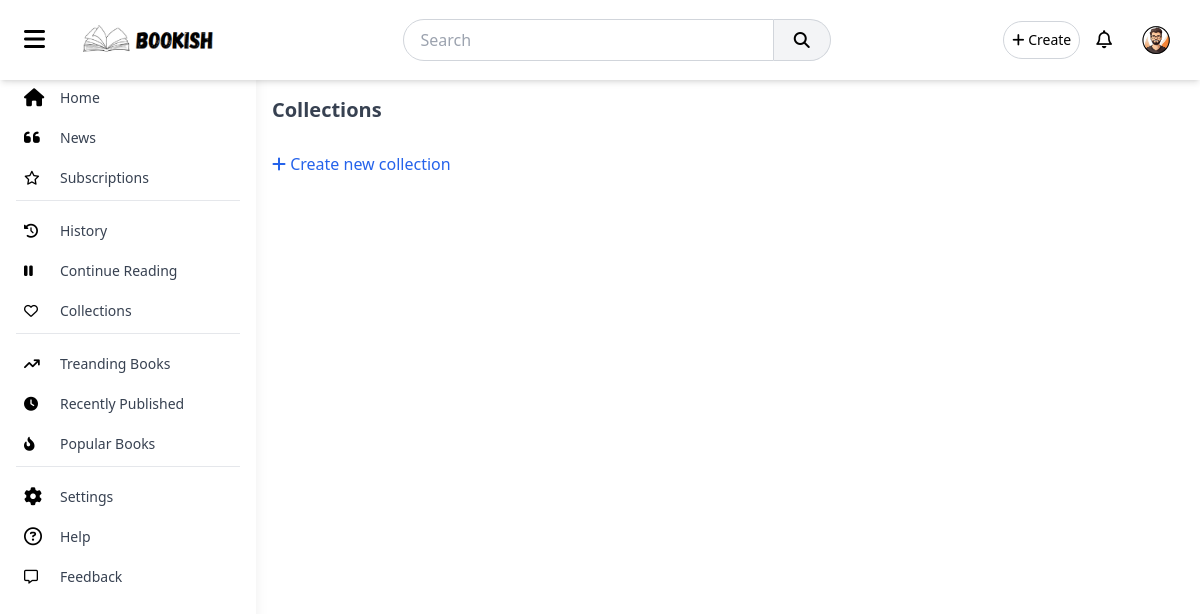
Page /collections (signed in) on the earlier database version.
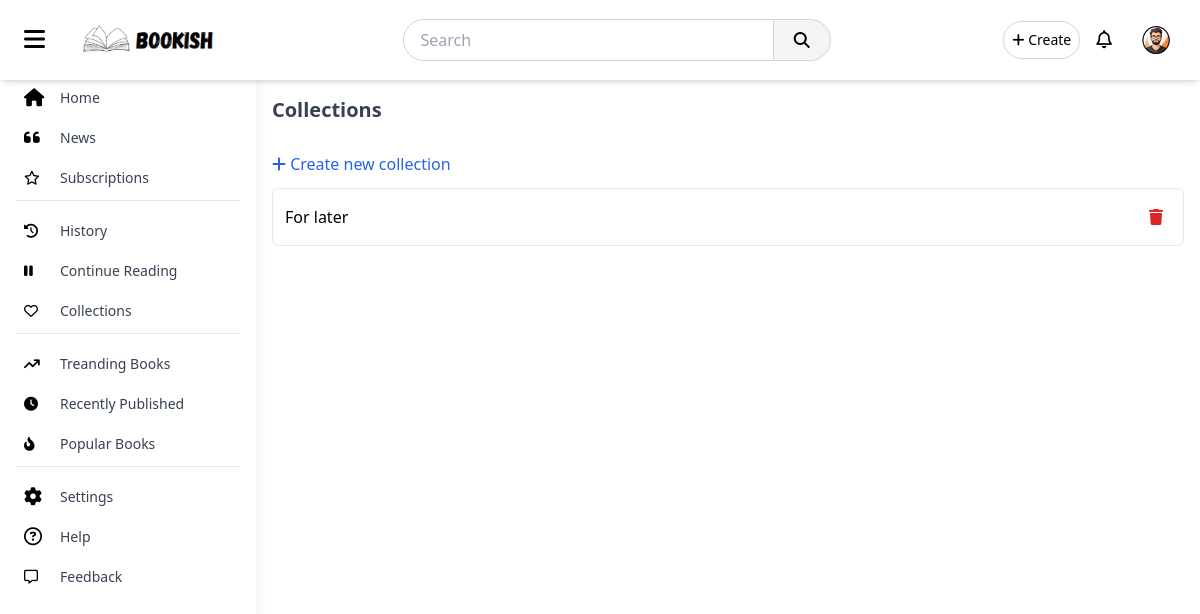
Same page on the later database version.
### main/models.py (models this page shows, shortened)
class Collection(models.Model):
    user = models.ForeignKey(User, on_delete=models.CASCADE, related_name='reading_list')
    name = models.CharField(max_length=100)
    created_at = models.DateTimeField(auto_now_add=True)
    updated_at = models.DateTimeField(auto_now=True)

### main/views.py (the view, shortened to what this page needs)
# urls.py: path('collections', views.collections, name="collections"),
@login_required(login_url='accounts:login')
def collections(request):
    return render(request, 'collections.html')

### templates/collections.html (shortened to what this page needs)
{% extends 'base.html' %}
{% load static %}
{% block content %}
<h2 class="text-xl font-bold text-gray-700 mb-4">
    Collections
</h2>
<button class="text-blue-600 my-3" id="create_coll">
    <i class="fa fa-plus"></i> Create new collection
</button>
<div class="space-y-2">
    {% for collection in user.reading_list.all %}
    <a href="{% url 'main:collection' collection.name %}" class="p-3 border rounded-md flex justify-between items-center">
        <span>{{collection.name}}</span>
        <i class="fa fa-trash p-2 text-red-600" onclick=" event.preventDefault();event.stopPropagation();location.href=`{% url 'main:delete_collection' collection.id %}`"></i>
    </a>
    {% endfor %}
</div>
{% endblock %}

Differences in the rows shown:
added Collection: name "For later"
